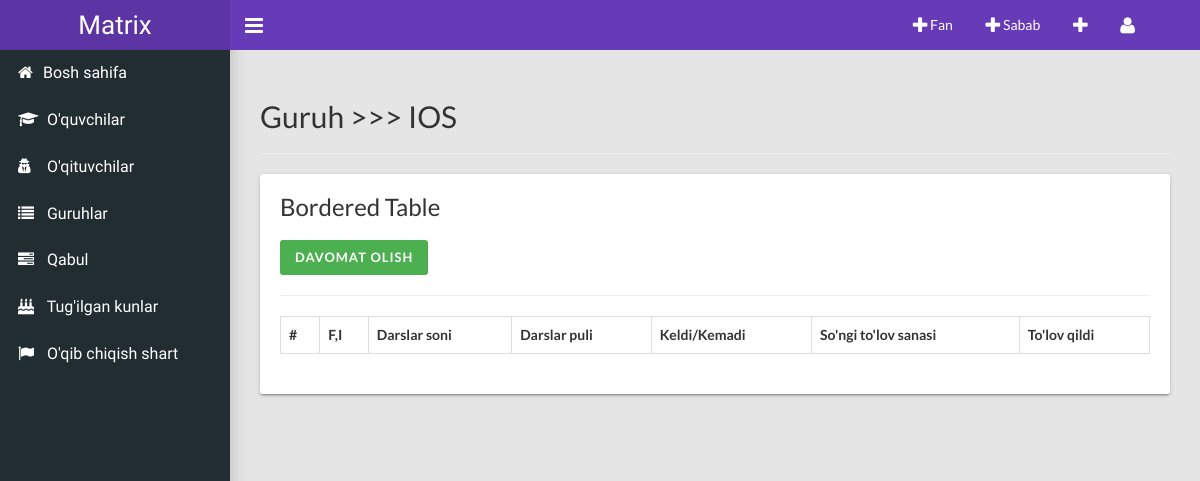
The page /group/2 on the database as committed earlier.
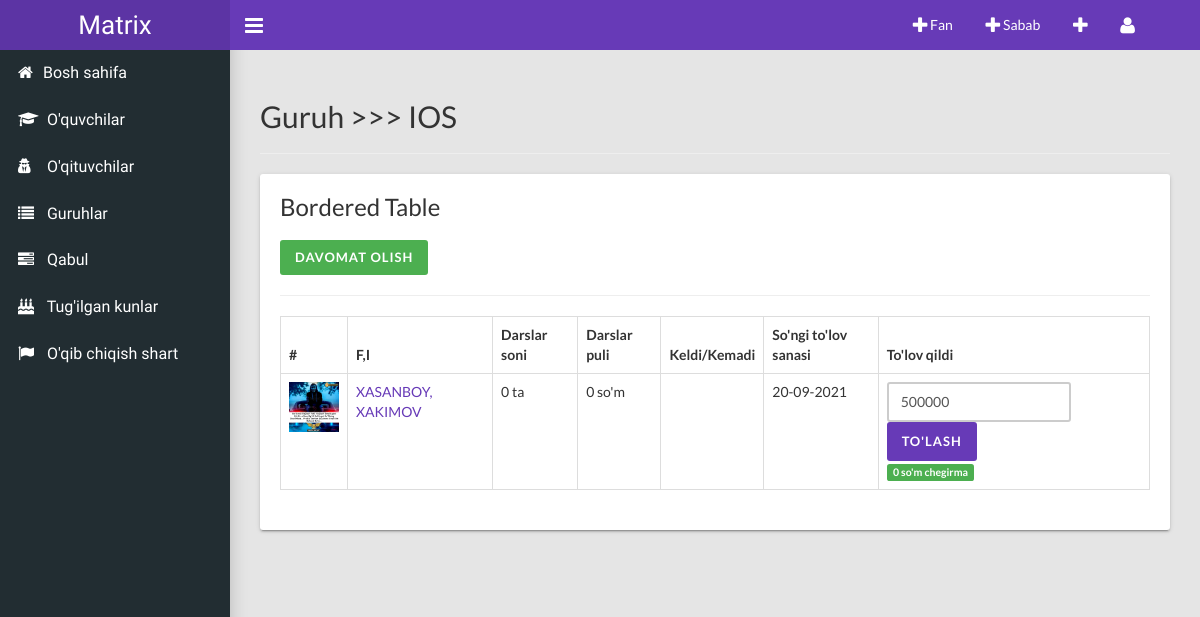
The same page on the database as committed later.
### main/models.py (models this page shows, shortened)
class Student(models.Model):
    own = models.ForeignKey(User, related_name="students", on_delete=models.CASCADE, blank=True, null=True)
    group = models.ForeignKey(Group, related_name="student", on_delete=models.CASCADE, blank=True, null=True)
    name = models.CharField("Ismi", max_length=150)
    surname = models.CharField("Familiyasi", max_length=150)
    brith = models.CharField("Tug'ulgan sanasi", max_length=50)
    image = models.ImageField("O'quvchi rasmi", upload_to='student_img/', blank=True, null=True)
    password_img = models.ImageField("Pasort rasmi", upload_to='students_passport', blank=True)
    tel_num = models.CharField("Telefon raqami", max_length=50, blank=True)
    place = models.CharField("Yashash manzili", max_length=50)
    price = models.PositiveIntegerField("Chegirma",default=0)
    countsub = models.PositiveIntegerField("Bir oydagi darslar soni",default=0)
    allprice = models.PositiveIntegerField("Jami to'lov",default=0)
    called = models.BooleanField("called/not called",default=False)
    camewith = models.ForeignKey(CameWith, related_name="students", blank=True, on_delete=models.PROTECT)

class PayedHistory(models.Model):
    student = models.ForeignKey(Student, related_name="payment", on_delete=models.CASCADE)
    time = models.CharField("To'lagan sanasi", blank=True, max_length=100)
    payed = models.PositiveIntegerField("summasi", default=0)
    class Meta:
        ordering = ['-id']

class Group(models.Model):
    own = models.ForeignKey(User, related_name="own_group", on_delete=models.CASCADE, blank=True, null=True)
    teacher = models.ForeignKey(Teacher, related_name="group", on_delete=models.CASCADE, blank=True)
    name = models.CharField("Guruh nomi", max_length=350)
    subject = models.ForeignKey(Subjects, related_name="teachers_group", on_delete=models.CASCADE, blank=True)
    time = models.CharField("Vaqti", max_length=50)
    kunlari = models.CharField("Hafta kunlari", max_length=350)
    payment = models.PositiveIntegerField("To'lov", default=0)
    days_in_month = models.PositiveIntegerField("Kun soni", default=0)
    active = models.BooleanField("aktiv/aktiv emas", default=False)

### main/views.py (the view)
# urls.py: path("group/<pk>", group_detail, name="group"),
def group_detail(request, pk):
    group = Group.objects.get(pk=pk)
    context = {
        'group':group,
    }
    return render(request, 'group_detail.html', context)

### main/context_pro.py (called while the page is built)
def students(request):
    context = {
        'teachers':Teacher.objects.all(),
        'student':Student.objects.all(),
    }
    return context

### templates/group_detail.html (shortened to what this page needs)
{% extends 'wrapper.html' %}
{% load static %}
{% block content %}
    <div class="content-wrapper">
        <h2>Guruh >>> {{group.name}}</h2><hr>
        <div class="card">
            <h3 class="card-title">Bordered Table</h3>
            <div class="btn-group">
                <a href="#" id="getPlus" class="btn btn-success" title="Davomat olish uchun bosing">Davomat olish</a>
            </div><hr>
            <table class="table table-bordered">
              <thead>
                <tr>
                  <th class="desktop">#</th>
                  <th>F,I</th>
                  <th class="desktop">Darslar soni</th>
                  <th class="desktop">Darslar puli</th>
                  <th>Keldi/Kemadi</th>
                  <th class="desktop">So'ngi to'lov sanasi</th>
                  <th>To'lov qildi</th>
                </tr>
              </thead>
              <tbody>
                  {% for stu in group.student.all %}
                    <tr>
                        <td class="desktop"><img src="{{stu.image.url}}" height="50" alt=""></td>
                        <td><a href="{% url 'main:student' stu.pk %}">{{stu.name}}, {{stu.surname}}</a></td>
                        <td class="desktop">{{stu.countsub}} ta</td>
                        <td class="desktop">{{stu.allprice}} so'm</td>
                        <td>
                        </td>
                        <td class="desktop">{{stu.payment.first.time}}</td>
                        <td>
                            <form class="form-inline">
                                <div class="form-group">
                                    <input type="number" id="value" class="form-control" value="{{stu.group.payment}}">
                                    {% if stu.price == 0 %}
                                        <a href="#" class="btn btn-primary" id="pay" data-pk="{{stu.pk}}" data-action="full">To'lash</a>
                                        {% else %}
                                        <a href="#" class="btn btn-success" id="pay" data-pk="{{stu.pk}}" data-action="skit">Chegirma</a>
                                    {% endif %}
                                </div>
                            </form>
                            <p class="label label-success" id="pay_free">{{stu.price}} so'm chegirma</p>
                        </td>
                    </tr>
                  {% endfor %}
              </tbody>
            </table>
          </div>
    </div>
{% endblock content %}

Rows that differ between the two databases and show on the page:
added Student: image (picture), name "XASANBOY", surname "XAKIMOV", countsub "0", allprice "0", payment.first.time "20-09-2021", group.payment "500000", price "0"
